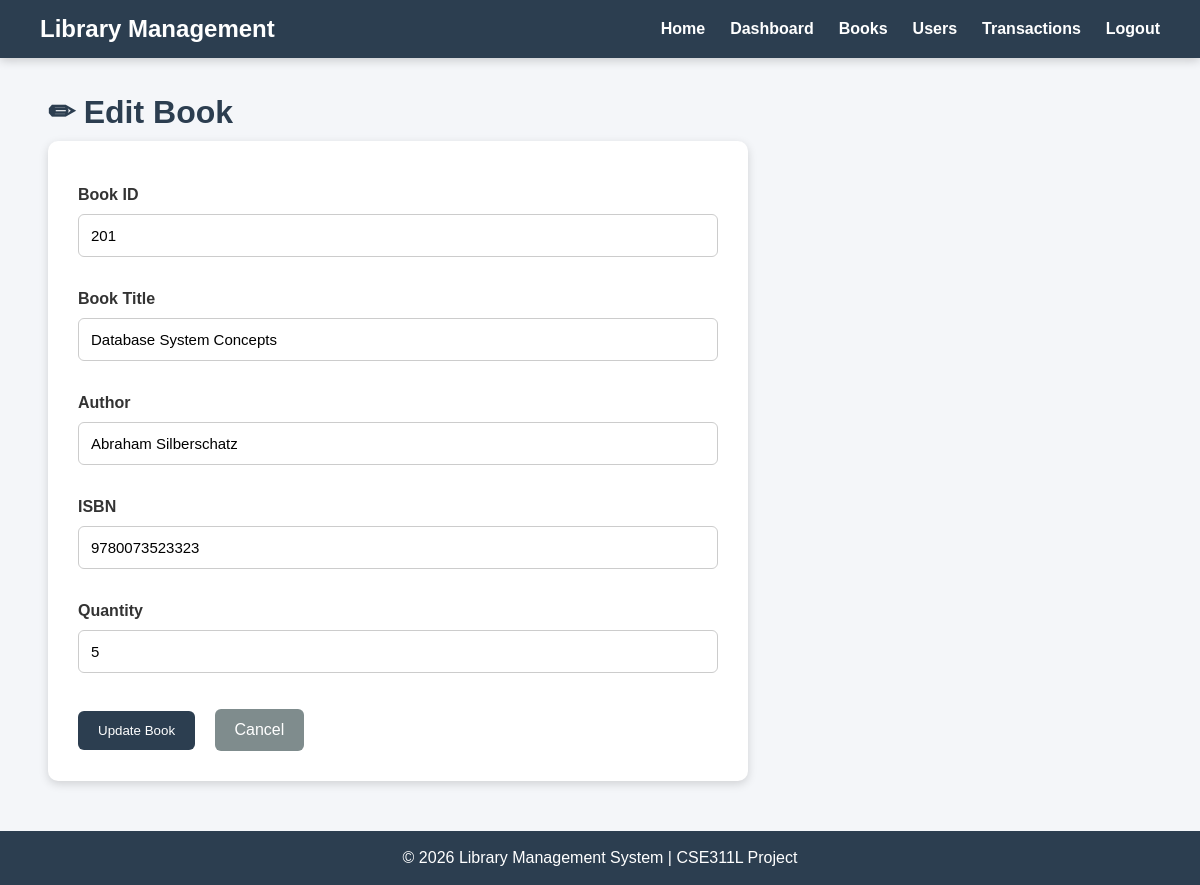
The page /library_management/admin/edit_book.php?id=201 (signed in) on the database its author committed.
### tables this page shows
CREATE TABLE `books` (
  `book_id` int(11) NOT NULL,
  `title` varchar(200) NOT NULL,
  `author` varchar(100) NOT NULL,
  `isbn` varchar(20) NOT NULL,
  `quantity` int(11) NOT NULL CHECK (`quantity` >= 0)
);

### library_management/admin/edit_book.php (the view, shortened to what this page needs)
<?php
include '../includes/db.php';
$id = $_GET['id'];
$result = mysqli_query($conn, "SELECT * FROM books WHERE book_id='$id'");
$book = mysqli_fetch_assoc($result);
include '../includes/header.php';
include '../includes/navbar.php';
?>
<div class="container">
<h1 class="page-title">✏ Edit Book</h1>
<form method="POST" class="book-form">
<label>Book ID</label>
<input
type="number"
name="book_id"
value="<?php echo $book['book_id']; ?>"
required>
<label>Book Title</label>
<input
type="text"
name="title"
value="<?php echo htmlspecialchars($book['title']); ?>"
required>
<label>Author</label>
<input
type="text"
name="author"
value="<?php echo htmlspecialchars($book['author']); ?>"
required>
<label>ISBN</label>
<input
type="text"
name="isbn"
value="<?php echo htmlspecialchars($book['isbn']); ?>"
required>
<label>Quantity</label>
<input
type="number"
name="quantity"
min="0"
value="<?php echo $book['quantity']; ?>"
required>
<br>
<button
type="submit"
name="update_book">
Update Book
</button>
<a
href="books.php"
class="cancel-btn">
Cancel
</a>
</form>
</div>
<?php
include '../includes/footer.php';
?>

### library_management/css/style.css (style rules this page uses)
* { margin:0; padding:0; box-sizing:border-box; font-family:Arial, Helvetica, sans-serif; }
body { background:#f4f6f9; color:#333; }
.container { width:92%; margin:35px auto; }
.page-title { color:#2c3e50; margin-bottom:10px; }
button { background:#2c3e50; color:white; border:none; padding:12px 20px; border-radius:6px; cursor:pointer; transition:.3s; }
input[type=text], input[type=password], input[type=email], input[type=number], input[type=date], select { width:100%; padding:12px; border:1px solid #ccc; border-radius:6px; margin-top:5px; margin-bottom:18px; font-size:15px; }
.book-form { background:white; padding:30px; border-radius:10px; box-shadow:0 3px 10px rgba(0,0,0,.15); max-width:700px; }
.book-form label { display:block; font-weight:bold; margin-top:15px; margin-bottom:5px; }
.book-form button { margin-top:20px; }
.cancel-btn { display:inline-block; margin-left:15px; background:#7f8c8d; color:white; padding:12px 20px; text-decoration:none; border-radius:6px; }

### rows shown on the page
books: book_id "201", title "Database System Concepts", author "Abraham Silberschatz", isbn "9780073523323", quantity "5"
